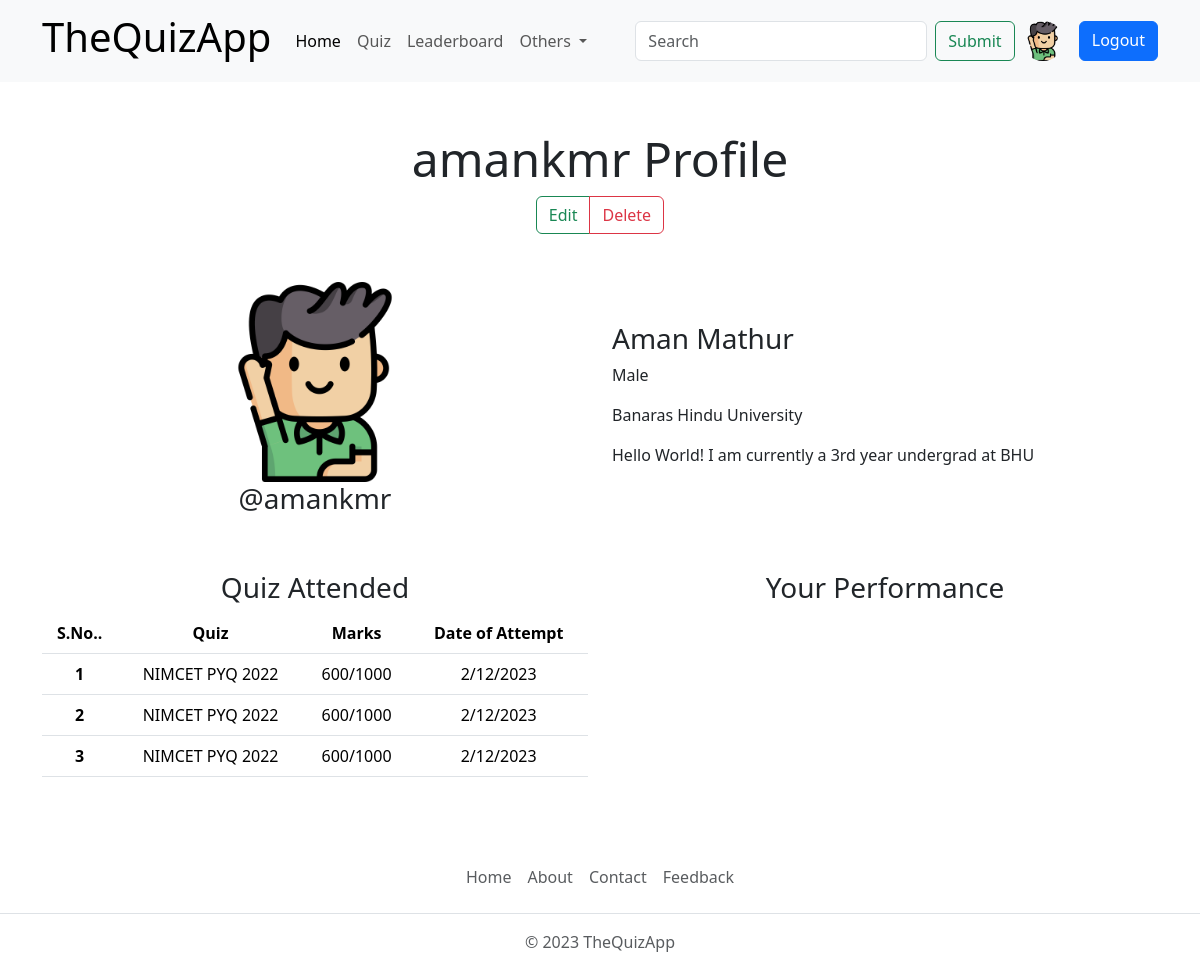
Page /profile/amankmr (signed in) on the committed database.
### account/models.py (models this page shows)
class SignUpModel(User):
    bio = models.TextField(max_length=250,blank=True , null=True)
    profile_img = models.ImageField(upload_to='account/images', default='static/images/userprofile.png' ,blank=True , null=True)
    college_name = models.CharField(max_length=100)
    gender = models.CharField(max_length=6 , blank=True , null=True)

### account/views.py (the view)
# urls.py: path('profile/<str:username>' , views.profile , name='profile'),
def profile(request , username):
    if request.user.is_authenticated:
        profile = SignUpModel.objects.get(username=username)
        return render(request , 'profile.html' , {"profile":profile})
    else:
        return HttpResponseRedirect('/signin/')

### templates/profile.html (shortened to what this page needs)
{% extends "baseTemplates/index.html" %}
{% load static %}
{% block content %}
    <div class="profile container">
        <div class="profile-heading text-center my-5">
            <h1 class="display-5">{{profile.username}} Profile</h1>
            <div class="btn-group" role="group" aria-label="Basic outlined example">
                <button type="button" class="btn btn-outline-success">Edit</button>
                <button type="button" class="btn btn-outline-danger">Delete</button>
            </div>
        </div>
        <div class="profile-info row row-cols-sm-1 row-cols-md-2 row-cols-lg-2">
            <div class="col-12 text-center">
                <img src="{{profile.profile_img.url}}" alt="" class="img-fluid" height="200" width="200">
                <h3>@{{profile.username}}</h3>
            </div>
            <div class="col-12 d-flex align-items-center">
              <div>
                <h3>{{profile.get_full_name}}</h3>
                <p>{{profile.gender}}</p>
                <p>{{profile.college_name}}</p>
                <p>{{profile.bio}}</p>
              </div>
            </div>
        </div>
    </div>
    <div class="container attended-quiz-info my-5">
        <div class="row row-cols-sm-1 row-cols-md-1 row-cols-lg-2">
            <div class="col-12 text-center">
                <h3>Quiz Attended</h3>
                <table class="table">
                    <thead>
                      <tr>
                        <th scope="col">S.No..</th>
                        <th scope="col">Quiz</th>
                        <th scope="col">Marks</th>
                        <th scope="col">Date of Attempt</th>
                      </tr>
                    </thead>
                    <tbody>
                      <tr>
                        <th scope="row">1</th>
                        <td>NIMCET PYQ 2022</td>
                        <td>600/1000</td>
                        <td>2/12/2023</td>
                      </tr>
                      <tr>
                        <th scope="row">2</th>
                        <td>NIMCET PYQ 2022</td>
                        <td>600/1000</td>
                        <td>2/12/2023</td>
                      </tr>
                      <tr>
                        <th scope="row">3</th>
                        <td>NIMCET PYQ 2022</td>
                        <td>600/1000</td>
                        <td>2/12/2023</td>
                      </tr>
                    </tbody>
                  </table>
            </div>
            <div class="col-12">
                <h3 class="text-center">Your Performance</h3>
            </div>
        </div>
    </div>
    {% endblock content %}

### templates/baseTemplates/navbar.html (shortened to what this page needs)
    {% load static %}
    <nav class="navbar navbar-expand-lg bg-body-tertiary">
        <div class="container">
          <a class="navbar-brand" href="{% url "home" %}"><h1>TheQuizApp</h1></a>
          <div class="collapse navbar-collapse" id="navbarSupportedContent">
            <ul class="navbar-nav me-auto mb-2 mb-lg-0">
              <li class="nav-item">
                <a class="nav-link active" aria-current="page" href="{% url 'home' %}">Home</a>
              </li>
              <li class="nav-item">
                <a class="nav-link" href="{% url 'allquiz' %}">Quiz</a>
              </li>
              <li class="nav-item">
                <a class="nav-link" href="{% url 'leaderboard' %}">Leaderboard</a>
              </li>
              <li class="nav-item dropdown">
                <a class="nav-link dropdown-toggle" href="#" role="button" data-bs-toggle="dropdown" aria-expanded="false">
                  Others
                </a>
              </li>
            </ul>
            <form class="d-flex" role="search" method="GET" action="{% url 'search' " " %}">
              <input class="form-control me-2" name="q" type="search" placeholder="Search" aria-label="Search">
              <input class="btn btn-outline-success" type="submit">
              {% if request.user.is_authenticated %}
                <a href="{% url "profile" request.user.username %}" class="mx-2"><img src="{{profile.profile_img.url}}" alt="profile_img" class="img-fluid rounded-circle" height="75" width="75"></a>
                <a href="{% url "signout" %}" class="btn btn-primary ms-2">Logout</a>
              {% endif %}
            </form>
          </div>
        </div>
      </nav>

### rows in the picture
SignUpModel: profile_img (picture), get_full_name "Aman Mathur", gender "Male", college_name "Banaras Hindu University", bio "Hello World! I am currently a 3rd year undergrad at BHU"

### other values in the picture
{{ profile.username }} "amankmr"
